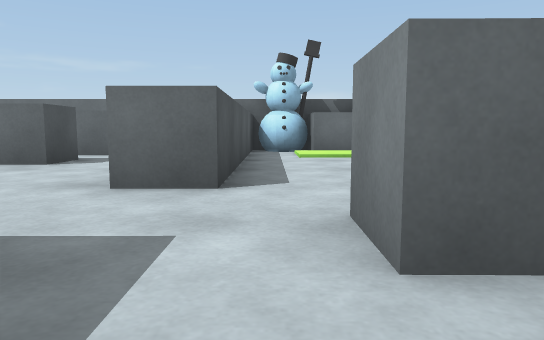
View 1 (above)

24 first-person views from a walk through a scene from a Unity 3-D project. The camera is 0.55 m above the floor, tilts 6° down and sees 70° across. The floor is counted in squares, 1 m on a side. Each view is taken from the middle of a square. On the plan, view 1 faces up. The plan holds only what a view shows up to about 10 squares ahead; the rest is blank.

View 2
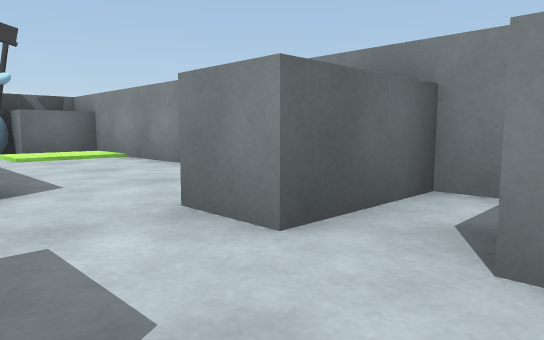

View 3
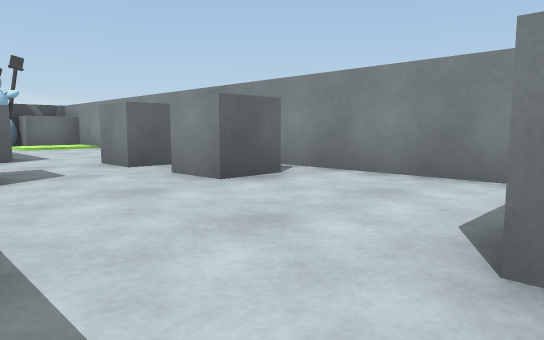

View 4
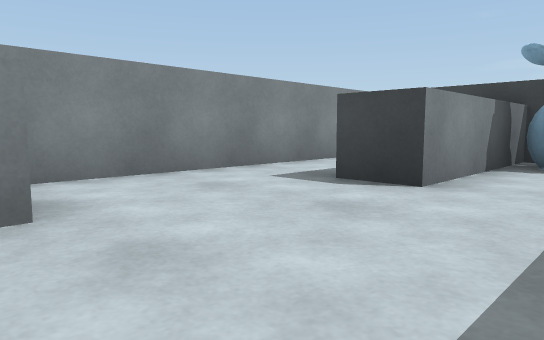

View 5
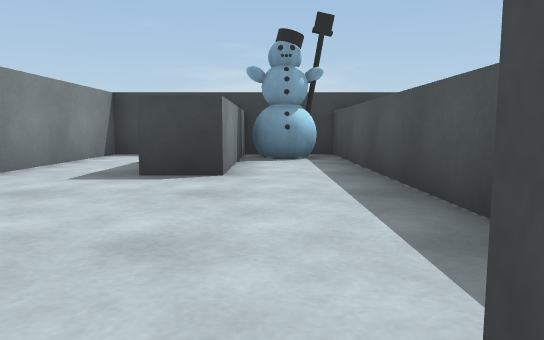

View 6
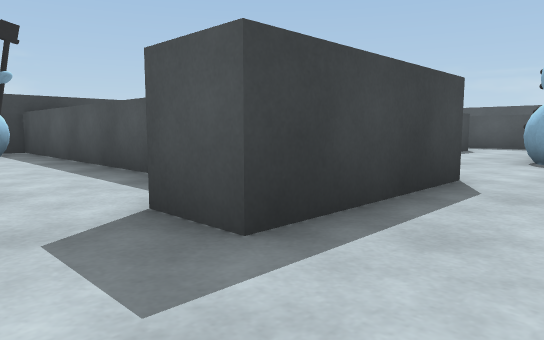

View 7
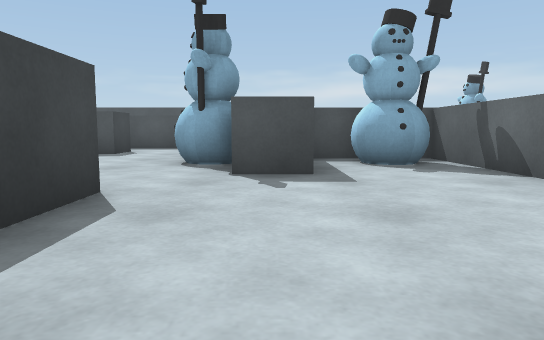

View 8
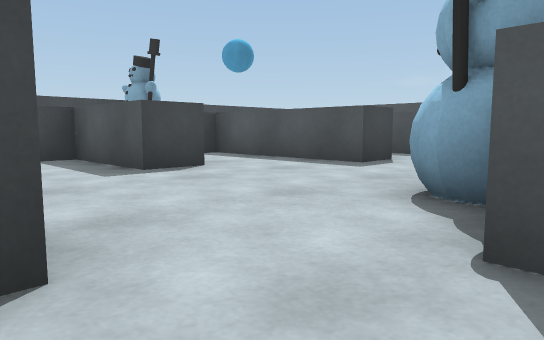

View 9
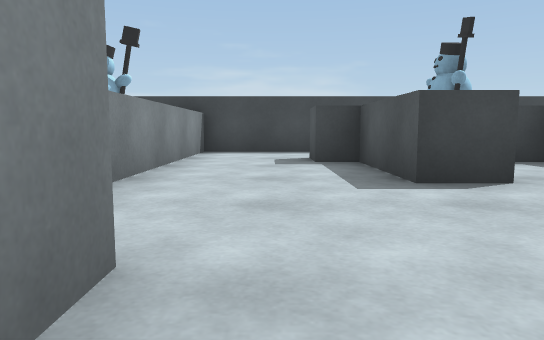

View 10
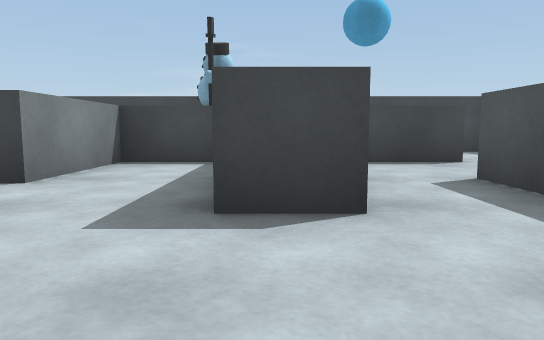

View 11
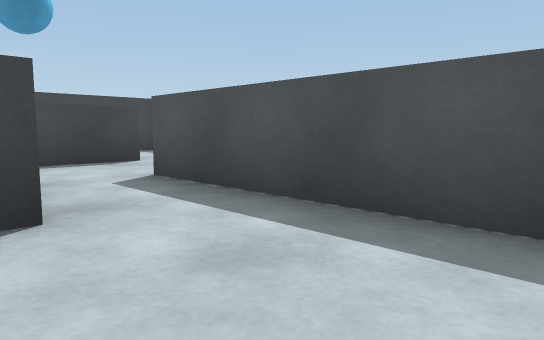

View 12
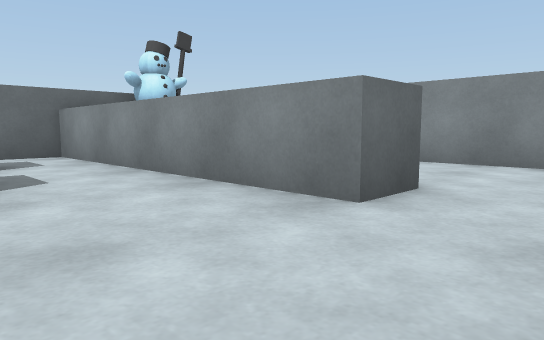

View 13
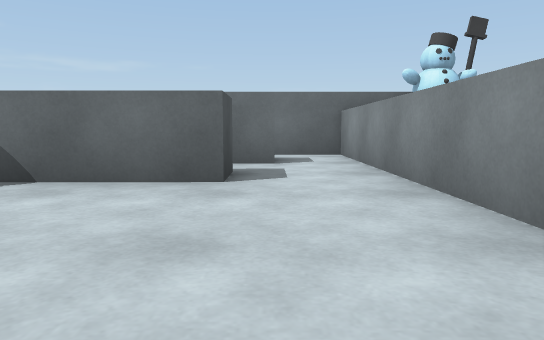

View 14
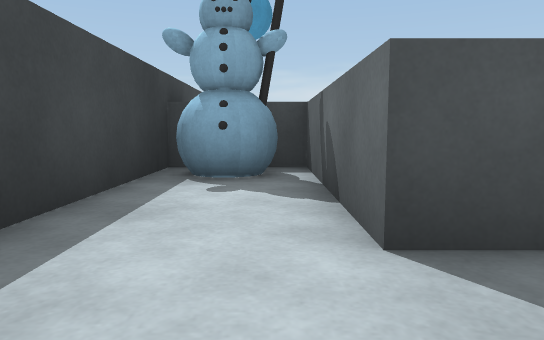

View 15
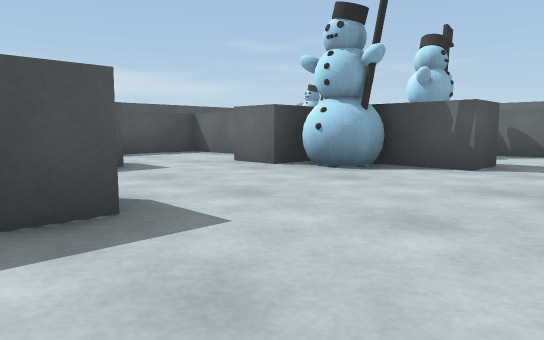

View 16
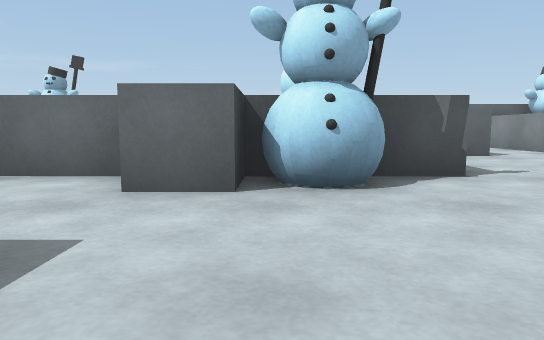

View 17
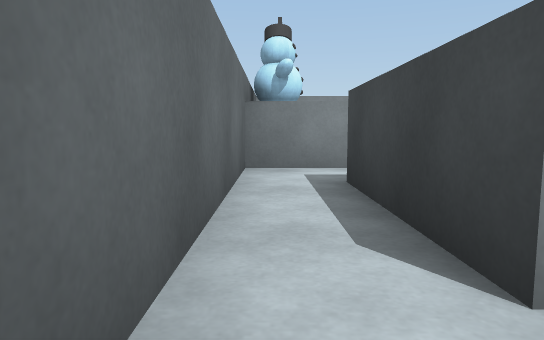

View 18
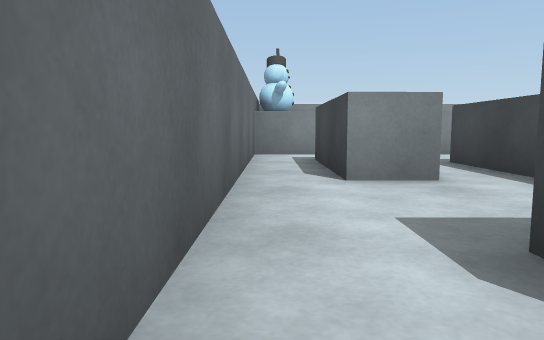

View 19
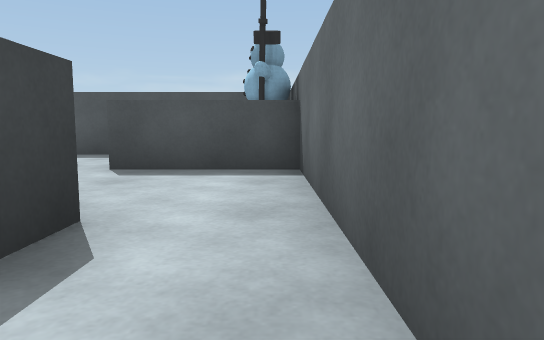

View 20
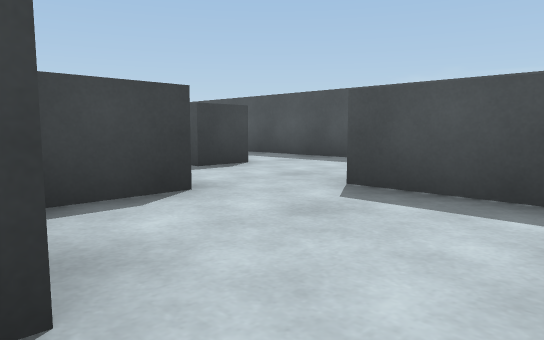

View 21
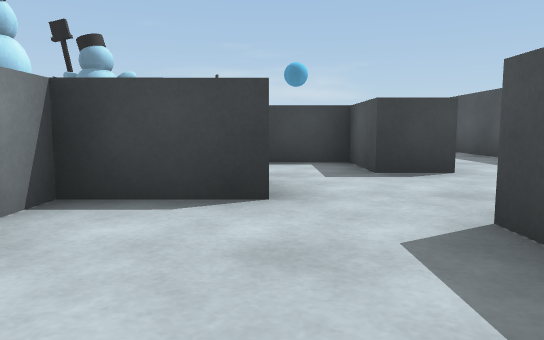

View 22
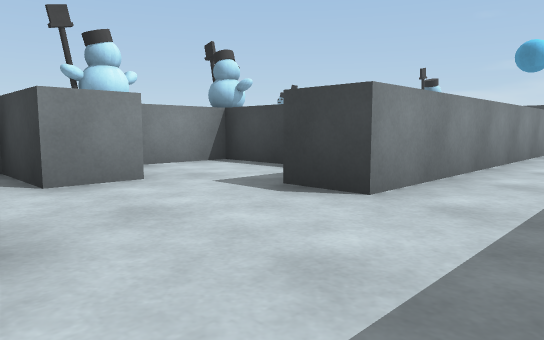

View 23
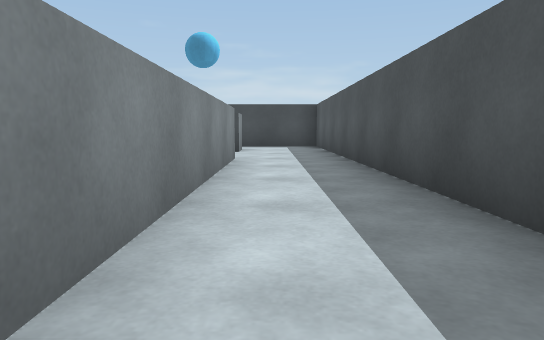

View 24
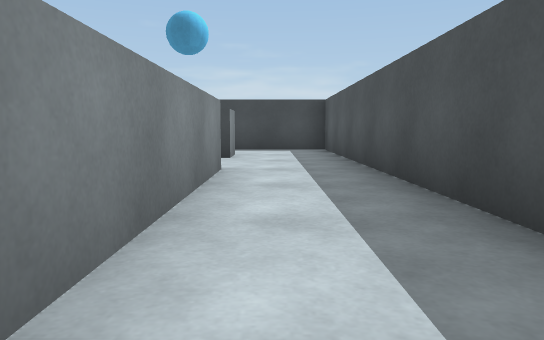

### Floor plan
Points are (right, up) in squares from view 1. A wall is a line through its corners. A room is listed if a view was taken in it or the views show most of it. See-through windows are left out.
Room 1 (views 1, 2, 3, 4, 5, 6, 7)
walls: (1.6, -0.6) (0.5, -0.6) (0.5, 0.4); (-2.5, 1.5) (-1.3, 1.5) (-1.3, 0.5); (-2.3, -1.2) (-2.3, -7.5) (-0.4, -7.5) (-0.4, -3.6) (0.7, -3.6); (2.4, 3.1) (2.4, 9.1) (1.4, 9.1); (1.9, -7.5) (2.4, -7.5) (2.4, 1.4) (0.5, 1.4) (0.5, 2.5); (-0.5, 9.7) (-0.5, 3.6) (-1.5, 3.6)
ways out: opening at (-2, 2.5) to room 2; opening at (-3, 0) to room 3
objects: other object (-2, -7) to (-1, -6); other object (0, 9) to (1, 10)
Room 2 (views 8, 9, 12, 13)
walls: (-5.7, 3.5) (-5.7, 2.5); (-4.4, 1.5) (-2.5, 1.5); (-1.5, 3.6) (-1.5, 7.5); (-3.5, 7) (-3.5, 6) (-8.3, 6); (-8.3, 4.3) (-8.3, 3.7); (-2.9, 8.2) (-4.1, 8.2)
ways out: opening at (-2, 2.5) to room 1; opening at (-5.5, 2) to room 3; opening at (-2, 8) to room 6
objects: other object (-8, 5) to (-7, 5)
Room 3 (views 10, 11, 14, 15, 16)
walls: (-10.6, -0.5) (-9.6, -0.5) (-9.6, -4.5) (-7.5, -4.5) (-7.5, -1.9) (-6.5, -1.9) (-6.5, -4.5) (-5.7, -4.5) (-5.7, -5.5) (-9.6, -5.5) (-9.6, -7.5) (-3.3, -7.5) (-3.3, -2); (-8.4, 1.5) (-9.4, 1.5); (-4.4, 0.4) (-4.4, 1.2); (-9.7, 2.5) (-12.3, 2.5) (-12.3, -2.4); (-5.7, 2.5) (-8.4, 2.5)
ways out: opening at (-3, 0) to room 1; opening at (-5.5, 2) to room 2; opening at (-11.5, -1.5) to room 8
objects: other object (-9, -7) to (-8, -6); other object (-8, 2) to (-7, 2)
Room 4 (views 17, 18, 19, 20, 21)
walls: (-9.4, 8.8) (-8.3, 8.8); (-11, 5.9) (-11, 7) (-9.3, 7) (-9.3, 7.7); (-5.9, 8.1) (-5.9, 9.2); (-5.4, 10.4) (-12.3, 10.4) (-12.3, 7.8); (-13.3, 5.1) (-12.3, 5.1)
ways out: opening at (-13, 6.5) to room 5; opening at (-5, 10) to room 6; opening at (-12, 6) to room 7
Room 5 (views 22, 23, 24)
walls: (-15.4, 6.5) (-15.4, -4.5); (-13.3, -2.4) (-13.3, 5.1)
ways out: opening at (-13, 6.5) to room 4; opening at (-13, -3.5) to room 8; opening at (-14.5, -5)
objects: other object (-15, 10) to (-14, 10)
Room 6 (no view inside)
walls: (-1.5, 7.5) (-1.5, 10.4) (-5.4, 10.4); (-5.9, 9.2) (-2.9, 9.2)
ways out: opening at (-2, 8) to room 2; opening at (-5, 10) to room 4
Room 7 (no view inside)
walls: (-12.3, 5.1) (-12.3, 3.5) (-9.3, 3.5) (-9.3, 5.2)
ways out: opening at (-12, 6) to room 4
Room 8 (no view inside)
walls: (-13.3, -4.5) (-11.5, -4.5)
ways out: opening at (-11.5, -1.5) to room 3; opening at (-13, -3.5) to room 5

Positions as (right, up) in squares from view 1, and headings:
1: (0, 0), facing up
2: (-1, 0), facing up-right
3: (-2, -4), facing up-right
4: (-2, 0), facing down-right
5: (-1, 1), facing down
6: (0, 3), facing down-left
7: (-1, 3), facing left
8: (-4, 3), facing down-left
9: (-5, 2), facing down
10: (-10, 2), facing down
11: (-10, 2), facing down-left
12: (-4, 2), facing up-right
13: (-3, 2), facing up
14: (-4, -6), facing left
15: (-4, -3), facing up-left
16: (-8, -2), facing up
17: (-7, 10), facing right
18: (-10, 10), facing right
19: (-7, 10), facing left
20: (-9, 10), facing down-left
21: (-11, 10), facing down
22: (-15, 8), facing down-right
23: (-14, 5), facing down
24: (-14, 3), facing down
